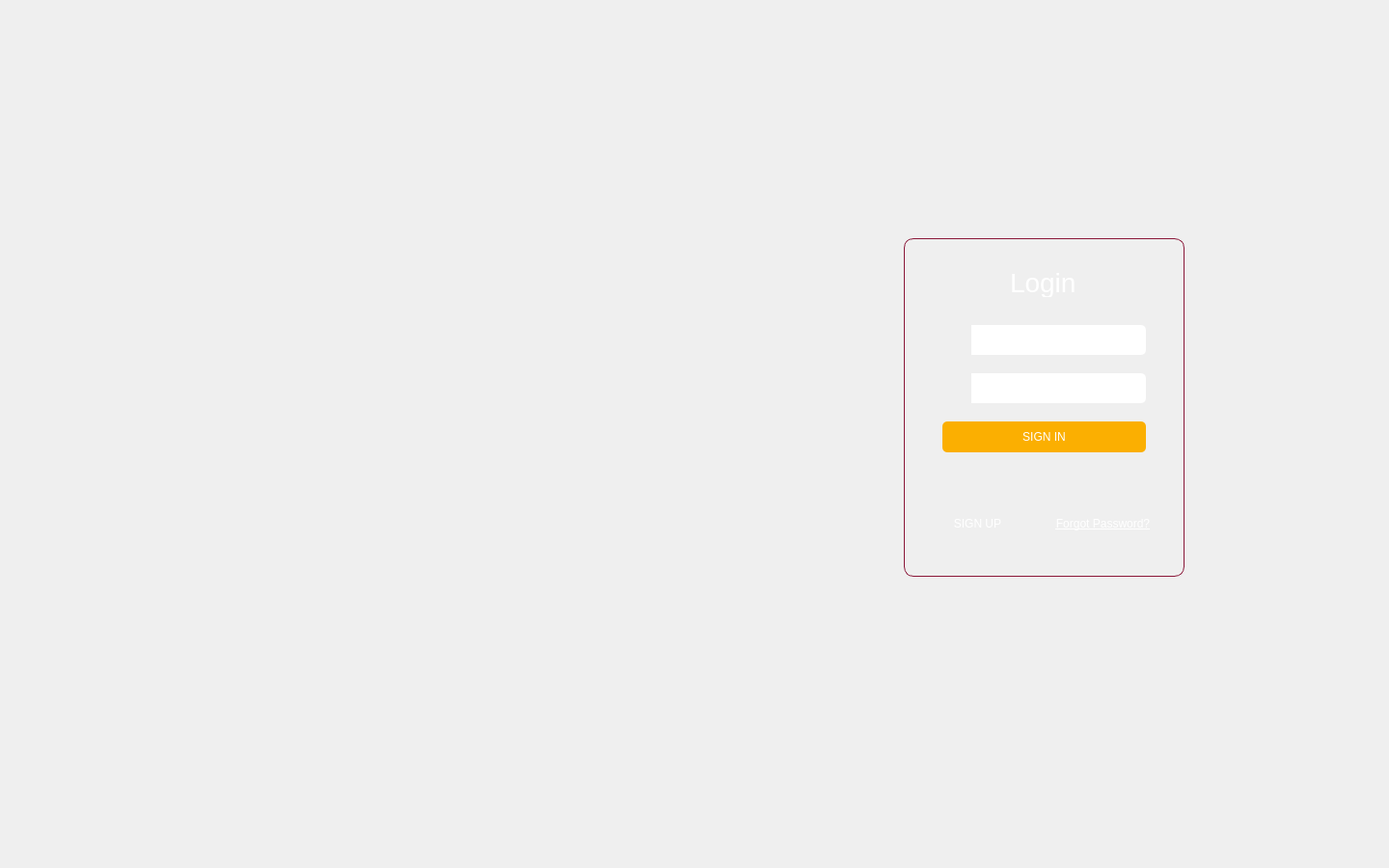
<?xml version="1.0" encoding="UTF-8"?>
<ui version="4.0">
 <class>sgsApp</class>
 <widget class="QMainWindow" name="sgsApp">
  <property name="geometry">
   <rect>
    <x>0</x>
    <y>0</y>
    <width>1440</width>
    <height>900</height>
   </rect>
  </property>
  <property name="minimumSize">
   <size>
    <width>1440</width>
    <height>900</height>
   </size>
  </property>
  <property name="maximumSize">
   <size>
    <width>1440</width>
    <height>900</height>
   </size>
  </property>
  <property name="windowTitle">
   <string>Student Grading System</string>
  </property>
  <property name="styleSheet">
   <string notr="true"/>
  </property>
  <widget class="QWidget" name="centralwidget">
   <widget class="QStackedWidget" name="stackedWidgetSGS">
    <property name="geometry">
     <rect>
      <x>-3</x>
      <y>-3</y>
      <width>1451</width>
      <height>911</height>
     </rect>
    </property>
    <property name="currentIndex">
     <number>0</number>
    </property>
    <widget class="QWidget" name="loginScreen">
     <property name="styleSheet">
      <string notr="true">background:url(:/images/background.jpg);
background-position:center;
background-repeat: no-repeat;</string>
     </property>
     <widget class="QFrame" name="loginBox">
      <property name="geometry">
       <rect>
        <x>940</x>
        <y>250</y>
        <width>291</width>
        <height>351</height>
       </rect>
      </property>
      <property name="mouseTracking">
       <bool>true</bool>
      </property>
      <property name="styleSheet">
       <string notr="true">border: 1px solid #8a1738;
border-radius:10px;</string>
      </property>
      <property name="frameShape">
       <enum>QFrame::StyledPanel</enum>
      </property>
      <property name="frameShadow">
       <enum>QFrame::Raised</enum>
      </property>
      <widget class="QLineEdit" name="usernameInput">
       <property name="geometry">
        <rect>
         <x>70</x>
         <y>90</y>
         <width>181</width>
         <height>31</height>
        </rect>
       </property>
       <property name="mouseTracking">
        <bool>false</bool>
       </property>
       <property name="styleSheet">
        <string notr="true">background:#fff;
color: #333;
border:0px; 
border-top-right-radius:5px;
border-bottom-right-radius:5px;
border-top-left-radius:0px;
border-bottom-left-radius:0px;</string>
       </property>
      </widget>
      <widget class="QLineEdit" name="passwordInput">
       <property name="geometry">
        <rect>
         <x>70</x>
         <y>140</y>
         <width>181</width>
         <height>31</height>
        </rect>
       </property>
       <property name="styleSheet">
        <string notr="true">background:#fff;
color: #333;
border:0px; 
border-top-right-radius:5px;
border-bottom-right-radius:5px;
border-top-left-radius:0px;
border-bottom-left-radius:0px;</string>
       </property>
       <property name="echoMode">
        <enum>QLineEdit::Password</enum>
       </property>
      </widget>
      <widget class="QPushButton" name="signInButton">
       <property name="geometry">
        <rect>
         <x>40</x>
         <y>190</y>
         <width>211</width>
         <height>32</height>
        </rect>
       </property>
       <property name="styleSheet">
        <string notr="true">background:#fbaf01;
color: #ffffff;
border:0;
height:30px;
border-radius:5px;</string>
       </property>
       <property name="text">
        <string>SIGN IN</string>
       </property>
       <property name="icon">
        <iconset resource="images.qrc">
         <normaloff>:/images/lock.png</normaloff>:/images/lock.png</iconset>
       </property>
      </widget>
      <widget class="QPushButton" name="signUpButton">
       <property name="geometry">
        <rect>
         <x>20</x>
         <y>280</y>
         <width>113</width>
         <height>32</height>
        </rect>
       </property>
       <property name="styleSheet">
        <string notr="true">border:0px; color:#fff;</string>
       </property>
       <property name="text">
        <string>SIGN UP</string>
       </property>
      </widget>
      <widget class="QPushButton" name="forgotPasswordButton">
       <property name="geometry">
        <rect>
         <x>150</x>
         <y>280</y>
         <width>113</width>
         <height>32</height>
        </rect>
       </property>
       <property name="styleSheet">
        <string notr="true">border:0px;
color:#fff;
text-decoration:underline;</string>
       </property>
       <property name="text">
        <string>Forgot Password?</string>
       </property>
      </widget>
      <widget class="QLabel" name="label_4">
       <property name="geometry">
        <rect>
         <x>110</x>
         <y>30</y>
         <width>81</width>
         <height>31</height>
        </rect>
       </property>
       <property name="styleSheet">
        <string notr="true">color: #fff; font-size:28px; border:0px;</string>
       </property>
       <property name="text">
        <string>Login</string>
       </property>
      </widget>
      <widget class="QFrame" name="usernameIcon">
       <property name="geometry">
        <rect>
         <x>40</x>
         <y>90</y>
         <width>31</width>
         <height>31</height>
        </rect>
       </property>
       <property name="styleSheet">
        <string notr="true">background:#fff url(:/images/user.png);
border:0px;
border:0px;
border-top-left-radius:5px;
border-bottom-left-radius:5px;
border-top-right-radius:0px;
border-bottom-right-radius:0px; 
</string>
       </property>
       <property name="frameShape">
        <enum>QFrame::StyledPanel</enum>
       </property>
       <property name="frameShadow">
        <enum>QFrame::Raised</enum>
       </property>
      </widget>
      <widget class="QFrame" name="passwordIcon">
       <property name="geometry">
        <rect>
         <x>40</x>
         <y>140</y>
         <width>31</width>
         <height>31</height>
        </rect>
       </property>
       <property name="styleSheet">
        <string notr="true">background:#fff url(:/images/lock.png);
border:0px;
border-radius:0px;
border-top-left-radius:5px;
border-bottom-left-radius:5px;
border-top-right-radius:0px;
border-bottom-right-radius:0px;</string>
       </property>
       <property name="frameShape">
        <enum>QFrame::StyledPanel</enum>
       </property>
       <property name="frameShadow">
        <enum>QFrame::Raised</enum>
       </property>
      </widget>
      <widget class="QLabel" name="loginErrorLabel">
       <property name="geometry">
        <rect>
         <x>49</x>
         <y>240</y>
         <width>211</width>
         <height>21</height>
        </rect>
       </property>
       <property name="styleSheet">
        <string notr="true">border:0px;
color:#b50009;
text-align:center;
background: transparent;</string>
       </property>
       <property name="text">
        <string/>
       </property>
       <property name="alignment">
        <set>Qt::AlignCenter</set>
       </property>
      </widget>
     </widget>
     <widget class="QFrame" name="footerLogo">
      <property name="geometry">
       <rect>
        <x>990</x>
        <y>180</y>
        <width>191</width>
        <height>61</height>
       </rect>
      </property>
      <property name="minimumSize">
       <size>
        <width>191</width>
        <height>61</height>
       </size>
      </property>
      <property name="maximumSize">
       <size>
        <width>191</width>
        <height>61</height>
       </size>
      </property>
      <property name="styleSheet">
       <string notr="true">background:url(:/images/sideBarLogo.png);
background-position:center;
background-repeat: no-repeat;
border: 0px;</string>
      </property>
      <property name="frameShape">
       <enum>QFrame::StyledPanel</enum>
      </property>
      <property name="frameShadow">
       <enum>QFrame::Raised</enum>
      </property>
     </widget>
     <widget class="QFrame" name="frame_2">
      <property name="geometry">
       <rect>
        <x>240</x>
        <y>260</y>
        <width>462</width>
        <height>281</height>
       </rect>
      </property>
      <property name="minimumSize">
       <size>
        <width>462</width>
        <height>0</height>
       </size>
      </property>
      <property name="styleSheet">
       <string notr="true">background:url(:/images/logo.png);
border:0px;</string>
      </property>
      <property name="frameShape">
       <enum>QFrame::StyledPanel</enum>
      </property>
      <property name="frameShadow">
       <enum>QFrame::Raised</enum>
      </property>
     </widget>
    </widget>
    <widget class="QWidget" name="Dashboard">
     <property name="minimumSize">
      <size>
       <width>1440</width>
       <height>900</height>
      </size>
     </property>
     <property name="maximumSize">
      <size>
       <width>1440</width>
       <height>900</height>
      </size>
     </property>
     <widget class="QWidget" name="layoutWidget">
      <property name="geometry">
       <rect>
        <x>-20</x>
        <y>-10</y>
        <width>2</width>
        <height>2</height>
       </rect>
      </property>
      <layout class="QVBoxLayout" name="verticalLayout_4"/>
     </widget>
     <widget class="QFrame" name="Sidebar">
      <property name="geometry">
       <rect>
        <x>0</x>
        <y>40</y>
        <width>260</width>
        <height>900</height>
       </rect>
      </property>
      <property name="minimumSize">
       <size>
        <width>260</width>
        <height>900</height>
       </size>
      </property>
      <property name="maximumSize">
       <size>
        <width>260</width>
        <height>900</height>
       </size>
      </property>
      <property name="styleSheet">
       <string notr="true">background-color:#3a444c;
border: 0;</string>
      </property>
      <property name="frameShape">
       <enum>QFrame::StyledPanel</enum>
      </property>
      <property name="frameShadow">
       <enum>QFrame::Raised</enum>
      </property>
      <widget class="QFrame" name="frame">
       <property name="geometry">
        <rect>
         <x>40</x>
         <y>730</y>
         <width>191</width>
         <height>61</height>
        </rect>
       </property>
       <property name="styleSheet">
        <string notr="true">background:url(:/images/sideBarLogo.png);</string>
       </property>
       <property name="frameShape">
        <enum>QFrame::StyledPanel</enum>
       </property>
       <property name="frameShadow">
        <enum>QFrame::Raised</enum>
       </property>
      </widget>
      <widget class="QWidget" name="layoutWidget_2">
       <property name="geometry">
        <rect>
         <x>40</x>
         <y>30</y>
         <width>181</width>
         <height>401</height>
        </rect>
       </property>
       <layout class="QVBoxLayout" name="verticalLayout_6">
        <item>
         <widget class="QGroupBox" name="mainMenu_groupBox">
          <property name="styleSheet">
           <string notr="true">color:#70808c;</string>
          </property>
          <property name="title">
           <string>Main Menu</string>
          </property>
          <widget class="QWidget" name="layoutWidget_3">
           <property name="geometry">
            <rect>
             <x>10</x>
             <y>30</y>
             <width>128</width>
             <height>91</height>
            </rect>
           </property>
           <layout class="QVBoxLayout" name="verticalLayout_2">
            <item>
             <layout class="QFormLayout" name="formLayout">
              <property name="labelAlignment">
               <set>Qt::AlignLeading|Qt::AlignLeft|Qt::AlignVCenter</set>
              </property>
              <property name="formAlignment">
               <set>Qt::AlignLeading|Qt::AlignLeft|Qt::AlignTop</set>
              </property>
              <item row="0" column="0">
               <widget class="QPushButton" name="dashboard_pushButton">
                <property name="layoutDirection">
                 <enum>Qt::LeftToRight</enum>
                </property>
                <property name="styleSheet">
                 <string notr="true">color:#fff;</string>
                </property>
                <property name="text">
                 <string>Dashboard</string>
                </property>
                <property name="icon">
                 <iconset resource="images.qrc">
                  <normaloff>:/images/user.png</normaloff>:/images/user.png</iconset>
                </property>
               </widget>
              </item>
             </layout>
            </item>
            <item>
             <layout class="QFormLayout" name="formLayout_2">
              <property name="labelAlignment">
               <set>Qt::AlignLeading|Qt::AlignLeft|Qt::AlignVCenter</set>
              </property>
              <property name="formAlignment">
               <set>Qt::AlignLeading|Qt::AlignLeft|Qt::AlignTop</set>
              </property>
              <item row="0" column="0">
               <widget class="QPushButton" name="AddProgramSequence_pushButton">
                <property name="layoutDirection">
                 <enum>Qt::LeftToRight</enum>
                </property>
                <property name="styleSheet">
                 <string notr="true">color:#fff;</string>
                </property>
                <property name="text">
                 <string>Program Sequence</string>
                </property>
               </widget>
              </item>
             </layout>
            </item>
           </layout>
          </widget>
         </widget>
        </item>
        <item>
         <widget class="QGroupBox" name="accounts_groupBox">
          <property name="styleSheet">
           <string notr="true">color:#70808c;</string>
          </property>
          <property name="title">
           <string>Accounts</string>
          </property>
          <widget class="QWidget" name="layoutWidget_4">
           <property name="geometry">
            <rect>
             <x>10</x>
             <y>40</y>
             <width>117</width>
             <height>48</height>
            </rect>
           </property>
           <layout class="QVBoxLayout" name="verticalLayout_3">
            <item>
             <layout class="QFormLayout" name="formLayout_5">
              <property name="labelAlignment">
               <set>Qt::AlignLeading|Qt::AlignLeft|Qt::AlignVCenter</set>
              </property>
              <property name="formAlignment">
               <set>Qt::AlignLeading|Qt::AlignLeft|Qt::AlignTop</set>
              </property>
              <item row="0" column="0">
               <widget class="QPushButton" name="dashboard_pushButton_2">
                <property name="layoutDirection">
                 <enum>Qt::LeftToRight</enum>
                </property>
                <property name="styleSheet">
                 <string notr="true">color:#fff;</string>
                </property>
                <property name="text">
                 <string>Student Account</string>
                </property>
               </widget>
              </item>
             </layout>
            </item>
            <item>
             <layout class="QFormLayout" name="formLayout_4">
              <property name="labelAlignment">
               <set>Qt::AlignLeading|Qt::AlignLeft|Qt::AlignVCenter</set>
              </property>
              <property name="formAlignment">
               <set>Qt::AlignLeading|Qt::AlignLeft|Qt::AlignTop</set>
              </property>
              <item row="0" column="0">
               <widget class="QPushButton" name="AddProgramSequence_pushButton_2">
                <property name="layoutDirection">
                 <enum>Qt::LeftToRight</enum>
                </property>
                <property name="styleSheet">
                 <string notr="true">color:#fff;</string>
                </property>
                <property name="text">
                 <string>Lecturer Account</string>
                </property>
               </widget>
              </item>
             </layout>
            </item>
           </layout>
          </widget>
         </widget>
        </item>
        <item>
         <widget class="QGroupBox" name="settings_groupBox">
          <property name="styleSheet">
           <string notr="true">color:#70808c;</string>
          </property>
          <property name="title">
           <string>Settings</string>
          </property>
          <widget class="QWidget" name="layoutWidget_5">
           <property name="geometry">
            <rect>
             <x>10</x>
             <y>42</y>
             <width>128</width>
             <height>76</height>
            </rect>
           </property>
           <layout class="QVBoxLayout" name="verticalLayout_5">
            <item>
             <layout class="QFormLayout" name="formLayout_8">
              <property name="labelAlignment">
               <set>Qt::AlignLeading|Qt::AlignLeft|Qt::AlignVCenter</set>
              </property>
              <property name="formAlignment">
               <set>Qt::AlignLeading|Qt::AlignLeft|Qt::AlignTop</set>
              </property>
              <item row="0" column="0">
               <widget class="QPushButton" name="resetPasswd_pushButton">
                <property name="layoutDirection">
                 <enum>Qt::LeftToRight</enum>
                </property>
                <property name="styleSheet">
                 <string notr="true">color:#fff;</string>
                </property>
                <property name="text">
                 <string>Reset Password</string>
                </property>
               </widget>
              </item>
             </layout>
            </item>
            <item>
             <layout class="QFormLayout" name="formLayout_9">
              <property name="labelAlignment">
               <set>Qt::AlignLeading|Qt::AlignLeft|Qt::AlignVCenter</set>
              </property>
              <property name="formAlignment">
               <set>Qt::AlignLeading|Qt::AlignLeft|Qt::AlignTop</set>
              </property>
              <item row="0" column="0">
               <widget class="QPushButton" name="addProgamSeqSettings_pushButton">
                <property name="layoutDirection">
                 <enum>Qt::LeftToRight</enum>
                </property>
                <property name="styleSheet">
                 <string notr="true">color:#fff;</string>
                </property>
                <property name="text">
                 <string>Program Sequence</string>
                </property>
               </widget>
              </item>
             </layout>
            </item>
            <item>
             <layout class="QFormLayout" name="formLayout_11">
              <property name="labelAlignment">
               <set>Qt::AlignLeading|Qt::AlignLeft|Qt::AlignVCenter</set>
              </property>
              <property name="formAlignment">
               <set>Qt::AlignLeading|Qt::AlignLeft|Qt::AlignTop</set>
              </property>
              <item row="0" column="0">
               <widget class="QPushButton" name="addProgamSeqSettings_pushButton_2">
                <property name="layoutDirection">
                 <enum>Qt::LeftToRight</enum>
                </property>
                <property name="styleSheet">
                 <string notr="true">color:#fff;</string>
                </property>
                <property name="text">
                 <string>Suspend User</string>
                </property>
               </widget>
              </item>
             </layout>
            </item>
           </layout>
          </widget>
         </widget>
        </item>
       </layout>
      </widget>
     </widget>
     <widget class="QFrame" name="headBar">
      <property name="geometry">
       <rect>
        <x>0</x>
        <y>0</y>
        <width>1440</width>
        <height>50</height>
       </rect>
      </property>
      <property name="minimumSize">
       <size>
        <width>1440</width>
        <height>50</height>
       </size>
      </property>
      <property name="maximumSize">
       <size>
        <width>260</width>
        <height>50</height>
       </size>
      </property>
      <property name="styleSheet">
       <string notr="true">background-color:#3c8dbc;
border:0;</string>
      </property>
      <property name="frameShape">
       <enum>QFrame::StyledPanel</enum>
      </property>
      <property name="frameShadow">
       <enum>QFrame::Raised</enum>
      </property>
     </widget>
    </widget>
    <widget class="QWidget" name="lecturerDashboard">
     <widget class="QLabel" name="label_2">
      <property name="geometry">
       <rect>
        <x>439</x>
        <y>230</y>
        <width>171</width>
        <height>20</height>
       </rect>
      </property>
      <property name="text">
       <string>Lecturer Dashboard</string>
      </property>
     </widget>
    </widget>
    <widget class="QWidget" name="studentDashboard">
     <widget class="QLabel" name="label_3">
      <property name="geometry">
       <rect>
        <x>590</x>
        <y>250</y>
        <width>211</width>
        <height>16</height>
       </rect>
      </property>
      <property name="text">
       <string>Student Dashboard</string>
      </property>
     </widget>
    </widget>
   </widget>
  </widget>
 </widget>
 <resources>
  <include location="images.qrc"/>
 </resources>
 <connections/>
</ui>
